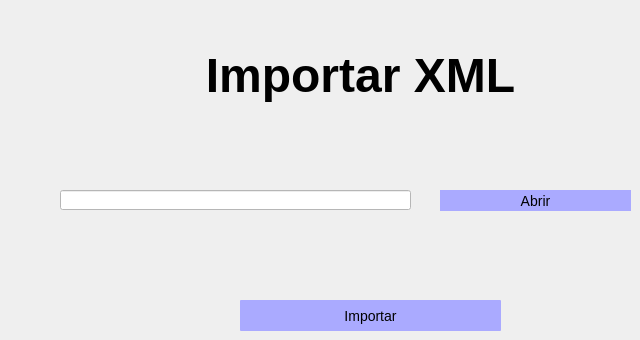
        <widget class="QWidget" name="page_3">
         <widget class="QLabel" name="label_28">
          <property name="geometry">
           <rect>
            <x>160</x>
            <y>30</y>
            <width>401</width>
            <height>91</height>
           </rect>
          </property>
          <property name="styleSheet">
           <string notr="true">font-color:rgb(255, 255, 255)</string>
          </property>
          <property name="text">
           <string>&lt;html&gt;&lt;head/&gt;&lt;body&gt;&lt;p align=&quot;center&quot;&gt;&lt;span style=&quot; font-size:36pt; font-weight:600; color:#000000;&quot;&gt;Importar XML&lt;/span&gt;&lt;/p&gt;&lt;/body&gt;&lt;/html&gt;</string>
          </property>
         </widget>
         <widget class="QLineEdit" name="lineEdit_4">
          <property name="geometry">
           <rect>
            <x>60</x>
            <y>190</y>
            <width>351</width>
            <height>20</height>
           </rect>
          </property>
          <property name="styleSheet">
           <string notr="true">background-color: rgb(255, 255, 255);</string>
          </property>
          <property name="text">
           <string/>
          </property>
         </widget>
         <widget class="QPushButton" name="pushButton_5">
          <property name="geometry">
           <rect>
            <x>440</x>
            <y>190</y>
            <width>191</width>
            <height>21</height>
           </rect>
          </property>
          <property name="styleSheet">
           <string notr="true">QPushButton{
color:rgb(0, 0, 0);
border-radius: 12px;
font-size:14px;
background-color: rgb(170, 170, 255);}
QPushButton:hover{background-color:#fff;color:black}</string>
          </property>
          <property name="text">
           <string>Abrir</string>
          </property>
         </widget>
         <widget class="QPushButton" name="pushButton_6">
          <property name="geometry">
           <rect>
            <x>240</x>
            <y>300</y>
            <width>261</width>
            <height>31</height>
           </rect>
          </property>
          <property name="styleSheet">
           <string notr="true">QPushButton{
color:rgb(0, 0, 0);
border-radius: 1px;
font-size:14px;
background-color: rgb(170, 170, 255);}
QPushButton:hover{background-color:#fff;color:black}</string>
          </property>
          <property name="text">
           <string>Importar</string>
          </property>
         </widget>
        </widget>
